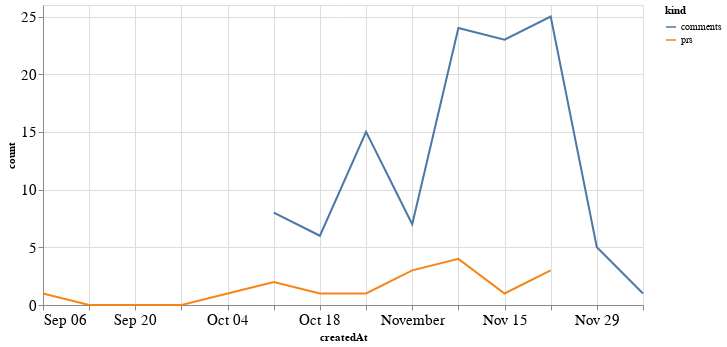

This figure's notebook cell:
### Code cell
alt.Chart(total_time, width=600).mark_line().encode(
    x='createdAt',
    y='count',
    color='kind'
)

### Figure 1 — Vega-Lite specification as saved in the notebook (floating-point values rounded to 4 significant figures)
{"config": {"axisLeft": {"labelFontSize": 15}, "axisBottom": {"labelFontSize": 15}}, "data": {"name": "data-e90acf1df0da6b586a835c2ba541068d"}, "mark": "line", "encoding": {"color": {"type": "nominal", "field": "kind"}, "x": {"type": "temporal", "field": "createdAt"}, "y": {"type": "quantitative", "field": "count"}}, "width": 600, "$schema": "https://vega.github.io/schema/vega-lite/v4.8.1.json", "datasets": {"data-e90acf1df0da6b586a835c2ba541068d": [{"createdAt": "2020-09-06T00:00:00", "kind": "prs", "count": 1.0}, {"createdAt": "2020-09-13T00:00:00", "kind": "prs", "count": 0.0}, {"createdAt": "2020-09-20T00:00:00", "kind": "prs", "count": 0.0}, {"createdAt": "2020-09-27T00:00:00", "kind": "prs", "count": 0.0}, {"createdAt": "2020-10-04T00:00:00", "kind": "prs", "count": 1.0}, {"createdAt": "2020-10-11T00:00:00", "kind": "prs", "count": 2.0}, {"createdAt": "2020-10-18T00:00:00", "kind": "prs", "count": 1.0}, {"createdAt": "2020-10-25T00:00:00", "kind": "prs", "count": 1.0}, {"createdAt": "2020-11-01T00:00:00", "kind": "prs", "count": 3.0}, {"createdAt": "2020-11-08T00:00:00", "kind": "prs", "count": 4.0}, {"createdAt": "2020-11-15T00:00:00", "kind": "prs", "count": 1.0}, {"createdAt": "2020-11-22T00:00:00", "kind": "prs", "count": 3.0}, {"createdAt": "2020-11-29T00:00:00", "kind": "prs", "count": null}, {"createdAt": "2020-12-06T00:00:00", "kind": "prs", "count": null}, {"createdAt": "2020-09-06T00:00:00", "kind": "comments", "count": null}, {"createdAt": "2020-09-13T00:00:00", "kind": "comments", "count": null}, {"createdAt": "2020-09-20T00:00:00", "kind": "comments", "count": null}, {"createdAt": "2020-09-27T00:00:00", "kind": "comments", "count": null}, {"createdAt": "2020-10-04T00:00:00", "kind": "comments", "count": null}, {"createdAt": "2020-10-11T00:00:00", "kind": "comments", "count": 8.0}, {"createdAt": "2020-10-18T00:00:00", "kind": "comments", "count": 6.0}, {"createdAt": "2020-10-25T00:00:00", "kind": "comments", "count": 15.0}, {"createdAt": "2020-11-01T00:00:00", "kind": "comments", "count": 7.0}, {"createdAt": "2020-11-08T00:00:00", "kind": "comments", "count": 24.0}, {"createdAt": "2020-11-15T00:00:00", "kind": "comments", "count": 23.0}, {"createdAt": "2020-11-22T00:00:00", "kind": "comments", "count": 25.0}, {"createdAt": "2020-11-29T00:00:00", "kind": "comments", "count": 5.0}, {"createdAt": "2020-12-06T00:00:00", "kind": "comments", "count": 1.0}]}}
